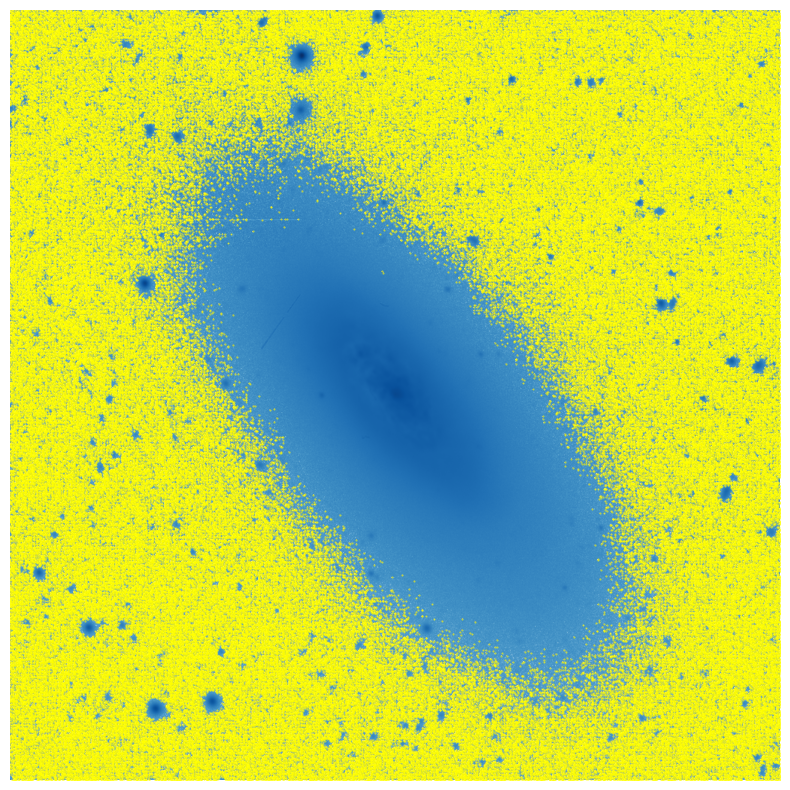
#> input picture G_I_stellar/ic3392_g.png, 790 x 790 px
$ python G_I_stellar.py
#> lines starting #> are read from the running program, lines starting #| are printed output that depends on the picture; after the words box and inside, x2 and y2 are one past the last pixel; in counts of white or black regions, pixels touching at a corner belong together
'''
APPROACH:
This python code performs color-based segmentation using HSV color space, focusing on the Hue component
with additional filtering on Saturation and Value components.

The segmentation process follows these steps:
1. Color Space Conversion: Convert RGB image to HSV color space, which separates color information (Hue)
   from illumination intensity (Value) and color purity (Saturation).
2. Thresholding: Create a binary mask where pixels with Hue values between the lower and upper thresholds
   (and with Saturation and Value ≥ 100) are set to white (255) and the rest are set to black (0).
3. Mask Application: Apply the binary mask to the original image to extract only the color regions of interest.
4. Binarization: Convert the segmented image to a binary image using thresholding.
5. Erosion: Apply morphological erosion to remove small details from the foreground.
6. Morphological Closing: Apply morphological closing to remove small holes in the foreground objects.
7. Ellipse Extraction: Find contours and fit an ellipse to the largest contour to extract the galaxy shape.
'''

# Import necessary libraries
import cv2
import numpy as np

def segment_image(image_path, lower_hue, upper_hue):
#> called with image_path = 'ic3392_g.png', lower_hue = 83, upper_hue = 108
    img = cv2.imread(image_path)
#> img is the input picture: shape (790, 790, 3); mean B, G, R 86.2, 210.7, 185.7
    if img is None:
        print(f"Error: Could not read image at {image_path}")
        return None, None
    hsv = cv2.cvtColor(img, cv2.COLOR_BGR2HSV)
#> hsv: shape (790, 790, 3); mean H, S, V 47.7, 190.6, 223.8
    mask = cv2.inRange(hsv,
                       np.array([lower_hue, 100, 100]),
                       np.array([upper_hue, 255, 255]))
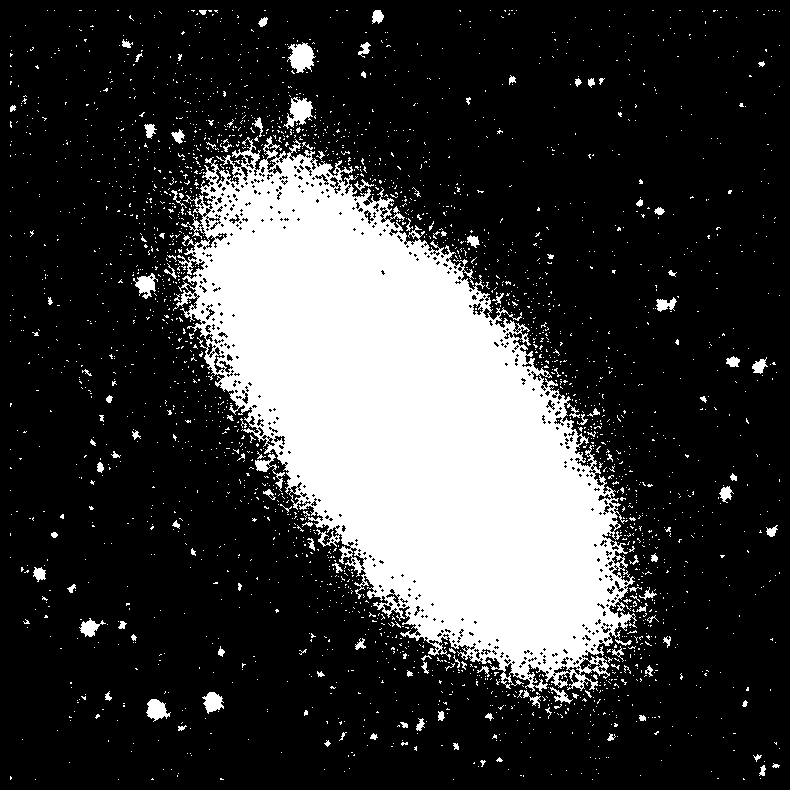
#> mask: shape (790, 790); 23.1% white; 2545 white regions (2417 under 20 px)
    segmented = cv2.bitwise_and(img, img, mask=mask)
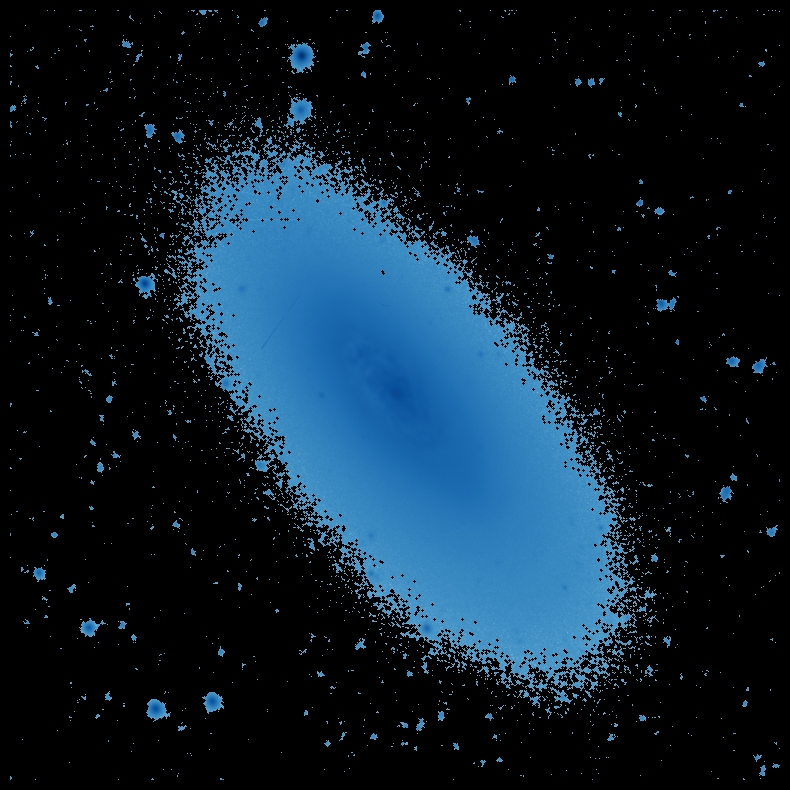
#> segmented: shape (790, 790, 3); mean B, G, R 43.6, 30.6, 12.5
    return segmented, mask

def binarize_image(image):
    if len(image.shape) == 3:
        gray = cv2.cvtColor(image, cv2.COLOR_BGR2GRAY)
    else:
        gray = image
    _, binary = cv2.threshold(gray, 0, 255, cv2.THRESH_BINARY)
    return binary

def extract_ellipse(binary_image):
    contours, _ = cv2.findContours(binary_image,
                                   cv2.RETR_EXTERNAL,
                                   cv2.CHAIN_APPROX_SIMPLE)
    if not contours:
        print("No contours found in the image")
        return None, None
    largest = max(contours, key=cv2.contourArea)
    if len(largest) < 5:
        print("Not enough points to fit an ellipse")
        return None, None

    ellipse = cv2.fitEllipse(largest)
    ellipse_image = np.zeros_like(binary_image)
    cv2.ellipse(ellipse_image, ellipse, 255, 2)
    (cx, cy), (a, b), angle = ellipse
    print(f"Center: ({cx:.2f}, {cy:.2f})")
    print(f"Axes: {max(a,b):.2f}, {min(a,b):.2f}")
    print(f"Angle: {angle:.2f}")
    print(f"Eccentricity: {(1 - (min(a,b)/max(a,b))**2)**0.5:.4f}")
    return ellipse, ellipse_image

if __name__ == "__main__":
    image_path = "ic3392_g.png"
    lower_hue, upper_hue = 83, 108

    segmented_image, mask = segment_image(image_path, lower_hue, upper_hue)
    if segmented_image is None:
        exit(1)

    # Binarize the mask
    binary_image = binarize_image(mask)

    # Draw all contours and highlight the largest
    contours, _ = cv2.findContours(binary_image,
                                   cv2.RETR_EXTERNAL,
                                   cv2.CHAIN_APPROX_SIMPLE)
#> contours = 2540 contours, 2474 with area under 20; largest, box (x1, y1, x2, y2) and area: (173, 136, 637, 692) 133570, (287, 42, 316, 73) 489, (283, 97, 313, 129) 432, (146, 699, 171, 722) 298, (133, 273, 158, 299) 272
    contour_vis = np.zeros_like(segmented_image)
    cv2.drawContours(contour_vis, contours, -1, (0, 0, 255), 2)
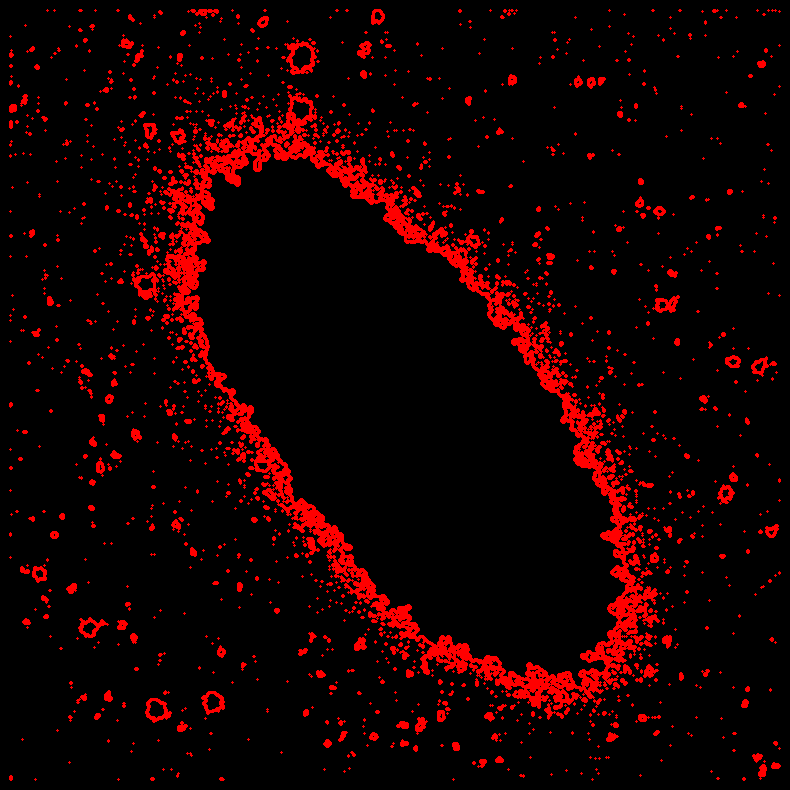
#> contour_vis: shape (790, 790, 3); mean of channels 0, 1, 2 0, 0, 22.3; drawn as B, G, R
    if contours:
        largest = max(contours, key=cv2.contourArea)
#> largest = contour of 4213 points, box (x1, y1, x2, y2) (173, 136, 637, 692), area 133570
        cv2.drawContours(contour_vis, [largest], -1, (255, 0, 255), 3)
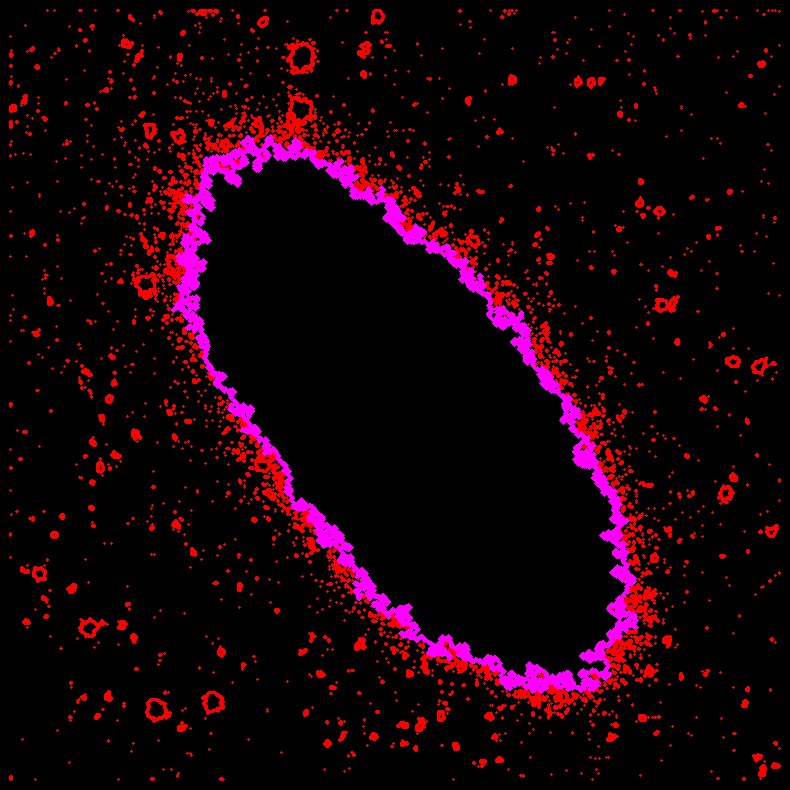
#> contour_vis: shape (790, 790, 3); 3.3% of pixels changed, all inside (x1, y1, x2, y2) = (171, 134, 639, 694); drawn as B, G, R

    # Fit ellipse directly on the largest contour
    ellipse, ellipse_image = extract_ellipse(binary_image)
#> in extract_ellipse, `ellipse = cv2.fitEllipse(largest)`: ellipse = ((406.1, 417.8), (279, 629.8), 143.2)
#> in extract_ellipse, `cv2.ellipse(ellipse_image, ellipse, 255, 2)`:
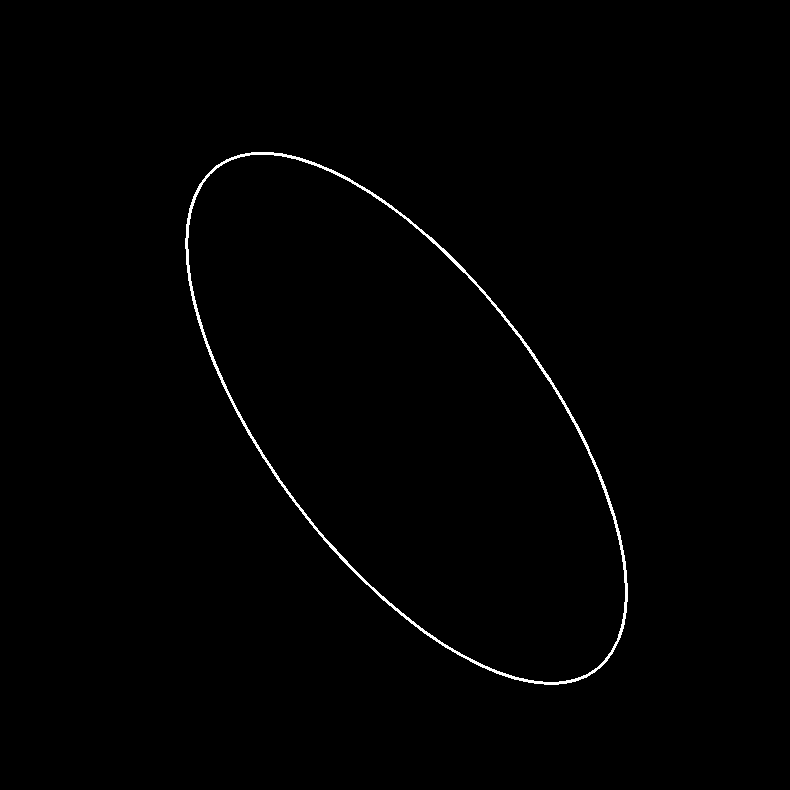
#> ellipse_image: shape (790, 790); 0.7% white in thin lines or dots, all inside (x1, y1, x2, y2) = (185, 152, 628, 685)
#> in extract_ellipse, `(cx, cy), (a, b), angle = ellipse`: cx = 406.1; cy = 417.8; a = 279; b = 629.8; angle = 143.2
#| Center: (406.09, 417.79)
#| Axes: 629.85, 279.03
#| Angle: 143.19
#| Eccentricity: 0.8965
#> ellipse = ((406.1, 417.8), (279, 629.8), 143.2)

    # Save and show results
    cv2.imwrite("segmented_" + image_path, segmented_image)
    cv2.imshow("Segmented Image", segmented_image)
    cv2.imwrite("binary_" + image_path, binary_image)
    cv2.imshow("Binary Image", binary_image)
    cv2.imwrite("contours_" + image_path, contour_vis)
    cv2.imshow("Contours", contour_vis)
    if ellipse_image is not None:
        cv2.imwrite("ellipse_" + image_path, ellipse_image)
        orig = cv2.imread(image_path)
        cv2.ellipse(orig, ellipse, (0, 255, 0), 2)
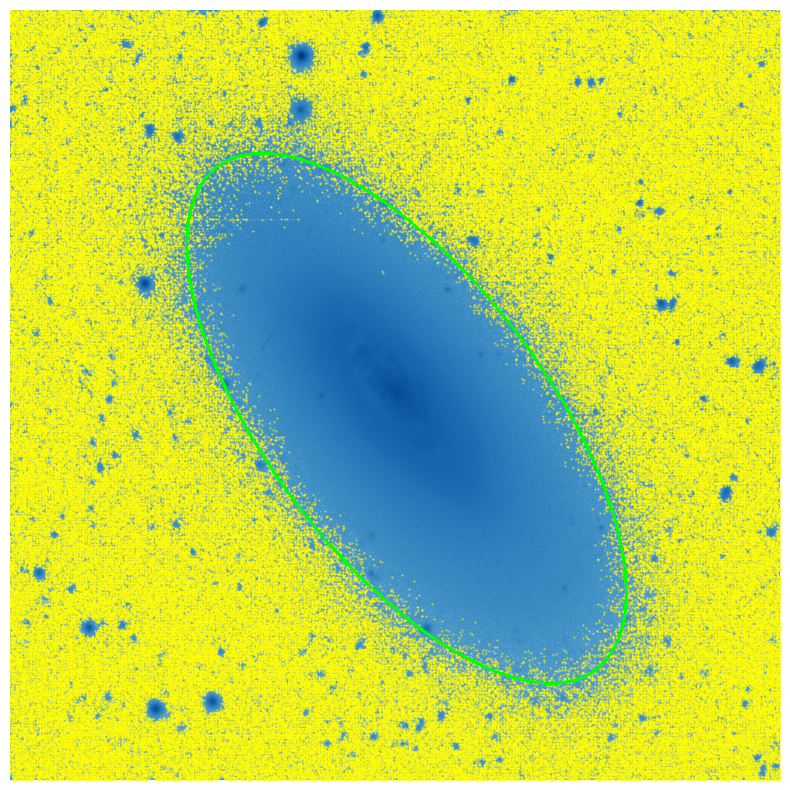
#> orig: shape (790, 790, 3); 0.7% of pixels changed, all inside (x1, y1, x2, y2) = (185, 152, 628, 685)
        cv2.imwrite("ellipse_fit_" + image_path, orig)
        cv2.imshow("Ellipse Image", ellipse_image)
        cv2.imshow("Ellipse Fit", orig)
        print("Ellipse image saved.")
    else:
        print("No ellipse could be fitted to the contours.")

    print("Processed images saved.")
    cv2.waitKey(0)
    cv2.destroyAllWindows()
